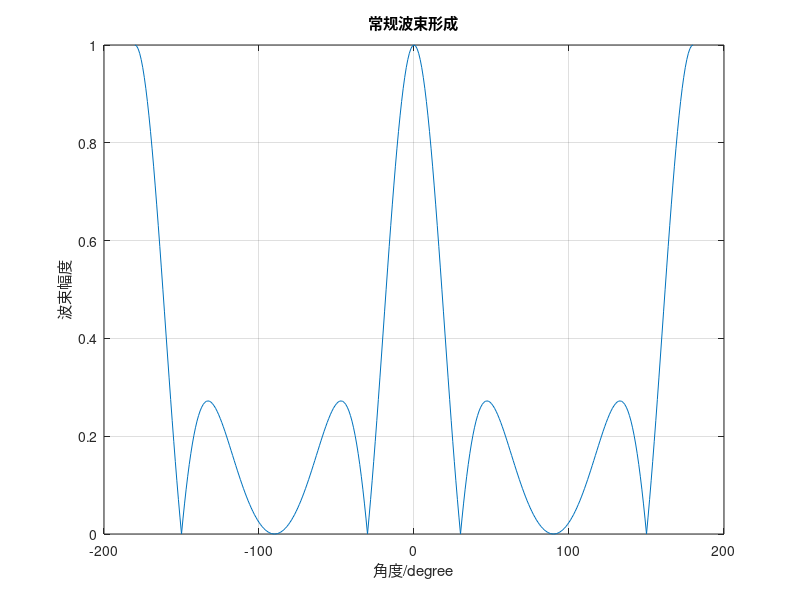

Reproduce this figure in MATLAB.
% 常规波束形成
% 假设有一个包含4个阵元的均匀线阵，阵元间距为半波长
N = 4; % 阵元数量
wavelength = 1; % 波长
d = 0.5 * wavelength; % 阵元间距，设为半波长
theta = -180:1:180; % 方向角范围，从-180°-180°，步长为1°
theta_0 = 0; % 波束指向角，设为0°

% 使用矩阵运算计算阵列因子
% 使用repmat将方向角theta和阵元索引n扩展为矩阵
theta_grid = repmat(theta, N, 1); % 将方向角扩展为矩阵
n = (0:N-1)'; % 阵元索引
n_grid = repmat(n, 1, length(theta)); % 将阵元索引扩展为矩阵
AF = exp(-1i * 2 * pi * d * n_grid .* sind(theta_grid - theta_0) / wavelength);
AF = sum(AF, 1); % 沿阵元方向（矩阵的行方向）求和，得到总的阵列因子

% 绘制波束图
figure;
plot(theta, abs(AF) / max(abs(AF))); % 归一化波束幅度
title('常规波束形成');
xlabel('角度/degree');
ylabel('波束幅度');
grid on;
